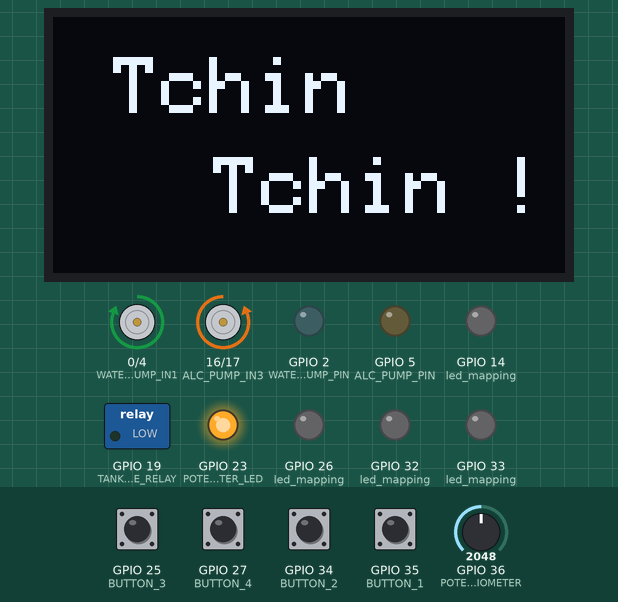
The sketch below on a simulated ESP32. Shown: 128×64 one-colour display, motor-driver pin pairs drawn as motors (green arrow = first pin HIGH = forward, orange = second pin HIGH = backward, longer = more drive), switched loads named in the sketch (green lamp = pin HIGH), output pins drawn as LEDs (lit = HIGH). The test bench sets the inputs (shaded band); at power-on: GPIO 25 (BUTTON_3), GPIO 27 (BUTTON_4), GPIO 34 (BUTTON_2), GPIO 35 (BUTTON_1) HIGH, GPIO 36 (POTENTIOMETER) = 2048. EEPROM starts erased; what the sketch prints to the serial monitor is not drawn.

Above: at 3.0 s.
3.1 s: GPIO 35 (BUTTON_1) pulled LOW for 0.15 s
At 3.28 s:
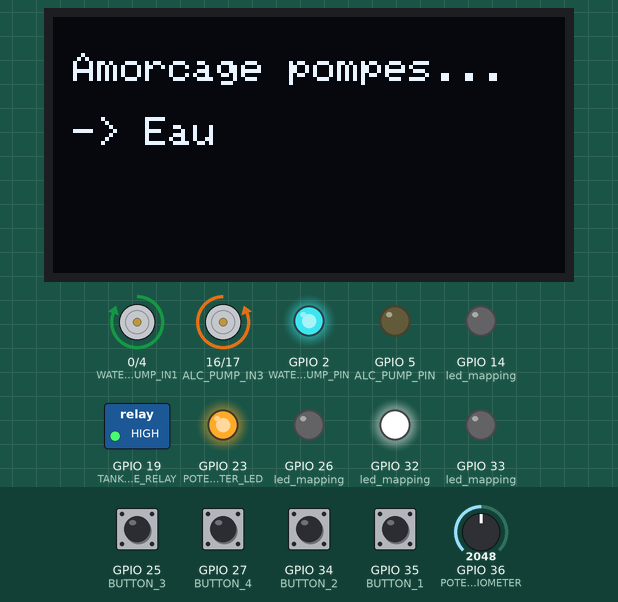
6.4 s: GPIO 25 (BUTTON_3) pulled LOW for 1 s
At 7.2 s:
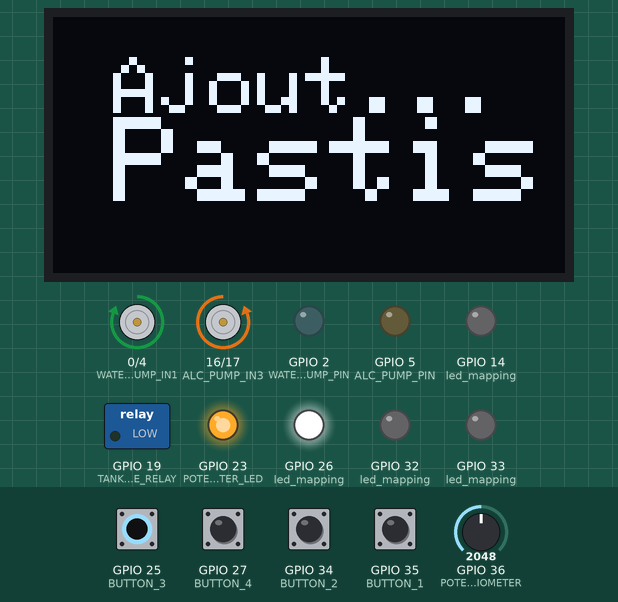
8.9 s: GPIO 27 (BUTTON_4) pulled LOW for 1 s
At 9.5 s:
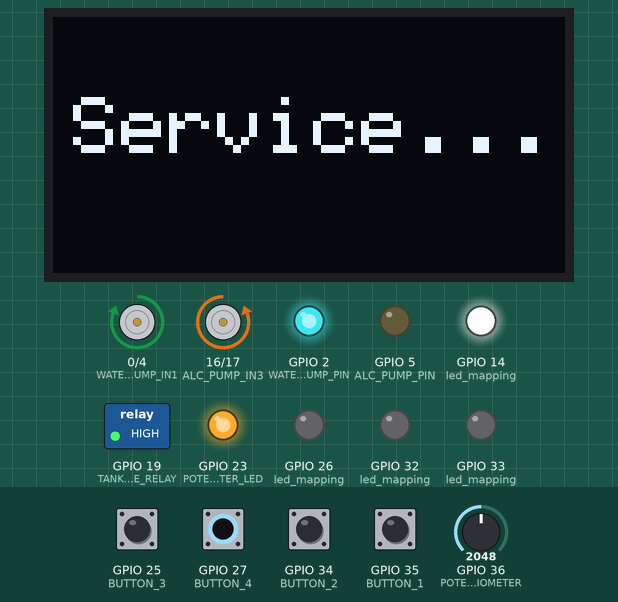
11.4 s: GPIO 34 (BUTTON_2) pulled LOW for 0.15 s
At 12.0 s:
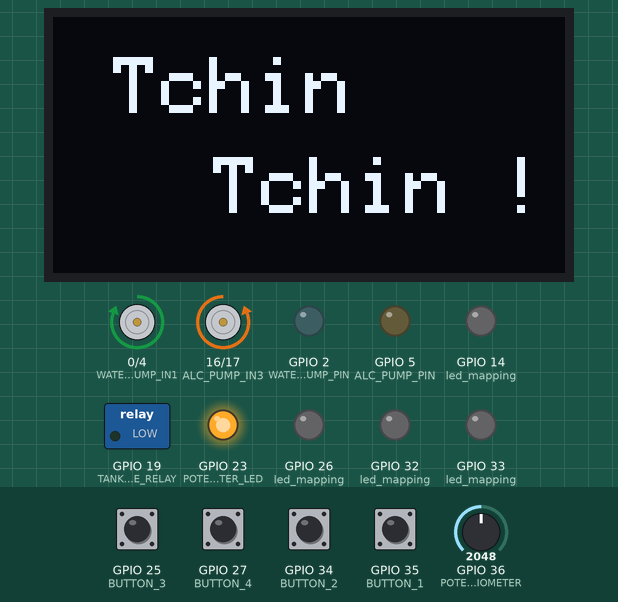
13.0 s: GPIO 36 (POTENTIOMETER) set to 1977
At 13.3 s:
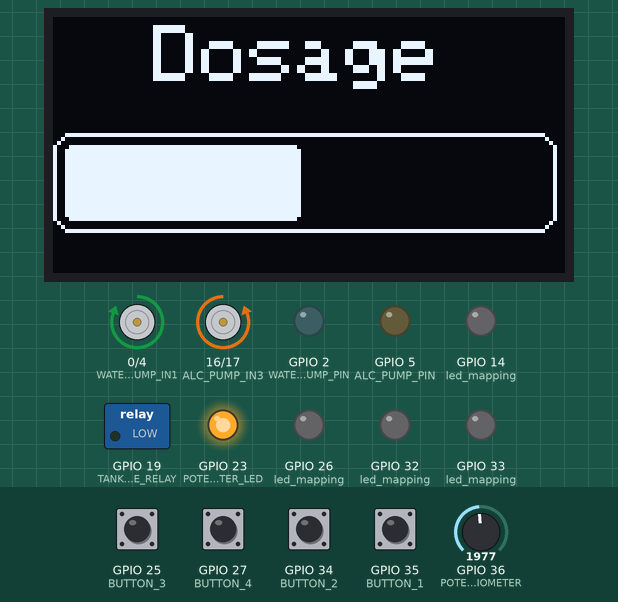
Timing chart, 0 to 15.5 s (numbered marks = the images above; inputs shaded):
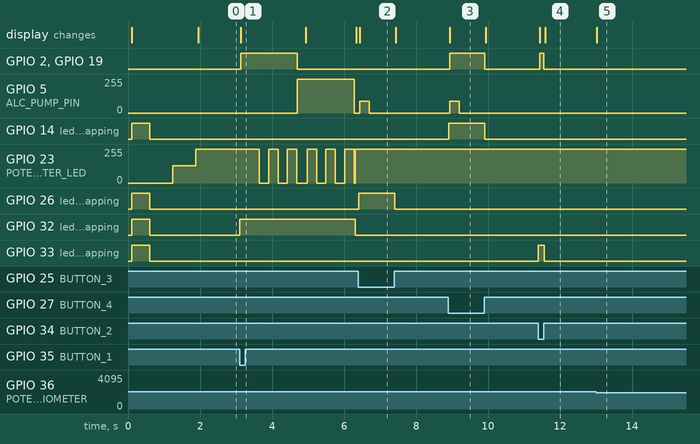

Measured:
- the behaviour switches between 2007 and 2006 on GPIO 36 (POTENTIOMETER) (found by bisection; images 4 and 5)
- after the input at 3.1 s, GPIO 2 (WATER_PUMP_PIN): LOW → HIGH at once, → LOW 1.6 s later; GPIO 5 (ALC_PUMP_PIN): 0/255 → 255/255 after 1.6 s, → 0/255 1.6 s later
- after the input at 6.4 s, GPIO 5 (ALC_PUMP_PIN): 0/255 → 87/255 at once, → 0/255 0.27 s later; GPIO 26 (led_mapping): LOW → HIGH at once, → LOW 1.0 s later; the display: changes at once (image 2)
- after the input at 8.9 s, GPIO 2 (WATER_PUMP_PIN), GPIO 19 (TANK_VALVE_RELAY): LOW → HIGH at once, → LOW 0.97 s later; GPIO 5 (ALC_PUMP_PIN): 0/255 → 87/255 at once, → 0/255 0.27 s later; GPIO 14 (led_mapping): LOW → HIGH at once, → LOW 1.0 s later; the display: changes at once (image 3)
- after the input at 11.4 s, GPIO 2 (WATER_PUMP_PIN), GPIO 19 (TANK_VALVE_RELAY): LOW → HIGH at once, → LOW 0.12 s later; GPIO 33 (led_mapping): LOW → HIGH at once, → LOW 0.16 s later; the display: first changes at once (image 4 shows a later state)
- after the input at 13.0 s, the display: changes at once (image 5)

The sketch:

drink_serve.ino
```cpp
#include <Wire.h>
#include <Preferences.h>
#include "config.h"
#include "ihm.h"
#include "BluetoothSerial.h"

// Bluetooth
#if !defined(CONFIG_BT_ENABLED) || !defined(CONFIG_BLUEDROID_ENABLED)
#error Bluetooth is not enabled! Please run `make menuconfig` to and enable it
#endif

BluetoothSerial SerialBT;
String message = "";

// Screen declaration
Adafruit_SH1106G display = Adafruit_SH1106G(SCREEN_WIDTH, SCREEN_HEIGHT, &Wire, OLED_RESET);

// Global var
int drink_intensity = 0; // % from 0 to 100
volatile int pumpSpeed = 0;

// Software PWM
unsigned long previousMillis = 0;
bool pinState = false;
bool soft_pwm_ison = false;
float dutyCycle = 0;
int hard_pwm_value = 0;

// Load preferences
Preferences preferences;

int alcPumpSpeedMinPWM;
int alcPumpSpeedMaxPWM;
int waterPumpSpeedMinPWM;
int waterPumpSpeedMaxPWM;

int onlyWaterSpeed;
int onlyAlcSpeed;

int alcoholSoftMinPWM;
int alcoholSoftMaxPWM;

int waterStartDuration;
int alcStartDuration;
int alcoholPUMPfreq;
int waterPUMPfreq;

// Button state
bool lastButtonState[NUM_BUTTONS] = {HIGH, HIGH, HIGH, HIGH};
bool buttonPressed = false;
static bool noButtonWasPressed = false;

struct Button {
    const uint8_t PIN;
    bool pressed;
};

Button buttons[] = {
    {BUTTON_1, false},
    {BUTTON_2, false},
    {BUTTON_3, false},
    {BUTTON_4, false}
};

// Interrupts functions

void IRAM_ATTR updateButtonState(Button &button) {
    ets_printf("Interrup on button n°%d state is=%d\n", button.PIN, (digitalRead(button.PIN)));
    button.pressed = !static_cast<bool>(digitalRead(button.PIN));
}

void IRAM_ATTR fnc_btn1_start_clean() {
    updateButtonState(buttons[0]);
}

void IRAM_ATTR fnc_btn2_add_water() {
    updateButtonState(buttons[1]);
}

void IRAM_ATTR fnc_btn3_add_pastis() {
    updateButtonState(buttons[2]);
}

void IRAM_ATTR fnc_btn4_serve() {
    updateButtonState(buttons[3]);
}

void set_pump_pwm(int motor_channel, int speed) {
  // Set L298N PWM pump
  // pumpPin (int) : EN A/B pin
  // speed (int) : Value from 0 to 255

  if (motor_channel == WATER_PUMP){
    if (speed > 0) {
      valve_tank(true);
    } else {
      valve_tank(false);
    }
  }

  Serial.println("Set pump PWM " + String(motor_channel) + " at : " + String(speed));
  ledcWrite(motor_channel, speed);
}

void valve_tank(bool state) {
  // Open Close Water tank valve.
  // state (bool) : True = Opened / False = Closed
  Serial.println("Set tank's valve state : " + String(state));
  if (state == true) {
    digitalWrite(TANK_VALVE_RELAY, HIGH);
  } else {
    digitalWrite(TANK_VALVE_RELAY, LOW);
  }
}

void process_actions(int btn_number) {
  // Actions process
  // Pump & Valve
  Serial.println(">>> Action :");

  switch(btn_number) {
    case 0:
      // Arrêt
      Serial.println("-> Stop");
      set_soft_pump_pwm(false, 0, 0);
      set_pump_pwm(WATER_PUMP, 0);
      set_pump_pwm(ALC_PUMP, 0);
      led_control(allOff);
      ledcWrite(LEDC_CHANNEL, 255);
      display_message(1);
      break;

    case BUTTON_1:
      // Button 1 BACK-LEFT (Start&Clean)
      Serial.println("-> Start&Clean");
      led_control(led_1);
      display_message(5);
      set_pump_pwm(WATER_PUMP, 255);
      fadeAnimation(waterStartDuration);
      set_pump_pwm(WATER_PUMP, 0);
      set_pump_pwm(ALC_PUMP, 255);
      display_message(6);
      fadeAnimation(alcStartDuration);
      set_pump_pwm(ALC_PUMP, 0);
      display_message(0);
      break;

    case BUTTON_2:
      // Button 2 BACK-RIGHT (Add water)
      Serial.println("-> Add water");
      led_control(led_2);
      display_message(2);
      set_pump_pwm(WATER_PUMP, onlyWaterSpeed);
      break;

    case BUTTON_3:
      // Button 3 FRONT-LEFT (Add pastis)
      Serial.println("-> Add pastis");
      led_control(led_3);
      display_message(3);
      set_soft_pump_pwm(true, drink_intensity, map(drink_intensity, 0, 100, alcPumpSpeedMinPWM, alcPumpSpeedMaxPWM));
      break;

    case BUTTON_4:
      // Button 4 FRONT-RIGHT (Mix pastis+eau)
      Serial.println("-> Serve");
      led_control(led_4);
      display_message(4);
      set_soft_pump_pwm(true, drink_intensity, map(drink_intensity, 0, 100, alcPumpSpeedMinPWM, alcPumpSpeedMaxPWM));
      set_pump_pwm(WATER_PUMP, map(drink_intensity, 0, 100, waterPumpSpeedMinPWM, waterPumpSpeedMaxPWM));
      break;

    default:
      Serial.println("processAction not found :" + String(btn_number));
      break;
  }
}

void setup() {
  // Init debug output
  Serial.begin(115200);
  Serial.println("Pastis-O-matic initializing...");

  // LCD OLED I2C Init
  display.begin(SCREEN_ADDRESS, true);

  display.clearDisplay();
  display.setTextSize(1);
  display.setTextColor(SH110X_WHITE);
  display.setCursor(0,0);
  display.println("Initializing...");
  display.display();

  // Preferences init & load
  preferences.begin("settings", false);

  alcPumpSpeedMinPWM = preferences.getInt("APS_MIN_PWM", ALC_PUMP_SPEED_MIN_PWM);
  alcPumpSpeedMaxPWM = preferences.getInt("APS_MAX_PWM", ALC_PUMP_SPEED_MAX_PWM);
  waterPumpSpeedMinPWM = preferences.getInt("WPS_MIN_PWM", WATER_PUMP_SPEED_MIN_PWM);
  waterPumpSpeedMaxPWM = preferences.getInt("WPS_MAX_PWM", WATER_PUMP_SPEED_MAX_PWM);

  onlyWaterSpeed = preferences.getInt("ONLY_WTR_SPEED", ONLY_WATER_SPEED);
  onlyAlcSpeed = preferences.getInt("ONLY_ALC_SPEED", ONLY_ALC_SPEED);

  waterStartDuration = preferences.getInt("W_STRT_DUR", WATER_START_DURATION);
  alcStartDuration = preferences.getInt("A_STRT_DUR", ALC_START_DURATION);

  alcoholPUMPfreq = preferences.getInt("ALC_PWM_FREQ", ALC_PUMP_PWM_FREQ);
  waterPUMPfreq = preferences.getInt("WATER_PWM_FREQ", WATER_PUMP_PWM_FREQ);

  alcoholSoftMinPWM = preferences.getInt("SFT_PW_MIN", ALC_SOFT_PWM_MIN_DUTY);
  alcoholSoftMaxPWM = preferences.getInt("SFT_PW_MAX", ALC_SOFT_PWM_MAX_DUTY);

  display.println("- Param loaded");
  display.display();

  preferences.end();

  // ESP32 Hardware init pins
  // Buttons
  pinMode(BUTTON_1, INPUT); // Physical 10K pull-up resistor
  pinMode(BUTTON_2, INPUT); // Physical 10K pull-up resistor
  pinMode(BUTTON_3, INPUT_PULLUP);
  pinMode(BUTTON_4, INPUT_PULLUP);

  // Interrupts buttons
  attachInterrupt(BUTTON_1, fnc_btn1_start_clean, CHANGE);
  attachInterrupt(BUTTON_2, fnc_btn2_add_water, CHANGE);
  attachInterrupt(BUTTON_3, fnc_btn3_add_pastis, CHANGE);
  attachInterrupt(BUTTON_4, fnc_btn4_serve, CHANGE);

  // Led ON/OFF
  for (int i = 0; i < NUM_LEDS; ++i) {
      pinMode(led_mapping[i], OUTPUT);
  }

  // Led PWM
  ledcSetup(LEDC_CHANNEL, LED_PWM_FREQ, LED_PWM_RESOLUTION);
  ledcAttachPin(POTENTIOMETER_LED, LEDC_CHANNEL);

  // Water pump PWM
  ledcSetup(WATER_PUMP, waterPUMPfreq, WATER_PUMP_PWM_RESOLUTION);
  ledcAttachPin(WATER_PUMP_PIN, WATER_PUMP);

  // Alcohol pump PWM
  ledcSetup(ALC_PUMP, alcoholPUMPfreq, ALC_PUMP_PWM_RESOLUTION);
  ledcAttachPin(ALC_PUMP_PIN, ALC_PUMP);

  pinMode(TANK_VALVE_RELAY, OUTPUT);

  pinMode(WATER_PUMP_IN1, OUTPUT);
  pinMode(WATER_PUMP_IN2, OUTPUT);
  pinMode(ALC_PUMP_IN3, OUTPUT);
  pinMode(ALC_PUMP_IN4, OUTPUT);

  // Configure L298N rotation (clockwise)
  // Pump does not allow anti-clockwise
  digitalWrite(WATER_PUMP_IN1, HIGH);
  digitalWrite(WATER_PUMP_IN2, LOW);
  digitalWrite(ALC_PUMP_IN3, LOW);
  digitalWrite(ALC_PUMP_IN4, HIGH);

  display.println("- Pin configured");
  display.display();

  start_animation();
  Serial.println("Init done!");

  // Read the state of the buttons
  bool button1State = digitalRead(BUTTON_2);
  bool button2State = digitalRead(BUTTON_4);

  // Check if both buttons are pressed
  if (button1State == LOW && button2State == LOW) {
    // Bluetooth init
    SerialBT.begin("PastisOmatic"); //Bluetooth device name
    display.println("-> Bluetooth OK");
    display.display();
    delay(1000);
  }


}

void soft_pwm() {
  unsigned long currentMillis = millis();
  if (!soft_pwm_ison) {
    return;
  }

  if (pinState == false && currentMillis - previousMillis >= (1 - dutyCycle) * 1000) {
    previousMillis = currentMillis;
    pinState = !pinState;
    set_pump_pwm(ALC_PUMP, hard_pwm_value);
  } else if (pinState == true && currentMillis - previousMillis >= dutyCycle * 1000) {
    previousMillis = currentMillis;
    pinState = !pinState;
    set_pump_pwm(ALC_PUMP, 0);
  }
}

void set_soft_pump_pwm(bool state, int soft_pwm, int hard_pwm) {
  if (state == true) {
    soft_pwm_ison = true;
    hard_pwm_value = hard_pwm;
    dutyCycle = (float)map(soft_pwm, 0, 100, alcoholSoftMinPWM, alcoholSoftMaxPWM) / 100;
    // Serial.println("soft_pwm=" + String(soft_pwm) + " hard_pwm=" + String(hard_pwm) + " dutyCycle=" + String(dutyCycle) );
  } else {
    soft_pwm_ison = false;
    dutyCycle = 0;
    hard_pwm_value = 0;
  }

}

void bluetooth_gui() {
  if (SerialBT.available()){
    char incomingChar = SerialBT.read();
    if (incomingChar != '\n'){
      message += String(incomingChar);
    } else {
      process_command(message);
      message = "";
    }
  }
  ;
}

void split_string(const String& str, String& part1, String& part2, String& part3) {
    int space1 = str.indexOf(' ');
    int space2 = str.indexOf(' ', space1 + 1);

    part1 = str.substring(0, space1);
    part2 = str.substring(space1 + 1, space2);
    part3 = str.substring(space2 + 1);
}


void process_command(String command) {
    String part1, part2, part3;
    split_string(command, part1, part2, part3);

    Serial.println("Type=" + part1);
    Serial.println("Param=" + part2);
    Serial.println("Value=" + part3);

    part1.trim();
    part2.trim();
    part3.trim();

    if (part1 == "help") {
      SerialBT.println("Available commands:");
      SerialBT.println("help - Show this help message");
      SerialBT.println("state - Show the current state of all values");
      SerialBT.println("set param xx - Set the value of a parameter");
      SerialBT.println("clear - Restore default values");
      SerialBT.println("reboot - Reboot the device");
      SerialBT.println("test alc - Test alcohol pump (with potentiometer value)");
      SerialBT.println("stop - Stop pump");
      SerialBT.println("stopbt - Stop Bluetooth");

    } else if (part1 == "state") {
      SerialBT.println("------------------------------------------------------");
      SerialBT.println("### Alcohol pump");
      SerialBT.println("1 - PWM hardware Min [25] (0-255): " + String(alcPumpSpeedMinPWM));
      SerialBT.println("2 - PWM hardware Max [150] (0-255): " + String(alcPumpSpeedMaxPWM));
      SerialBT.println("3 - PWM Frequency [10] (10-10000): " + String(alcoholPUMPfreq));
      SerialBT.println("4 - PWM software Min [5] (10-100): " + String(alcoholSoftMinPWM));
      SerialBT.println("5 - PWM software Max [50] (10-100): " + String(alcoholSoftMaxPWM));
      SerialBT.println("6 - Only func speed [45] (0-255): " + String(onlyAlcSpeed));
      SerialBT.println("------------------------------------------------------");
      SerialBT.println("### Water pump");
      SerialBT.println("7 - PWM hardware Min [255] (0-255): " + String(waterPumpSpeedMinPWM));
      SerialBT.println("8 - PWM hardware Max [255] (0-255): " + String(waterPumpSpeedMaxPWM));
      SerialBT.println("9 - PWM Frequency [5000] (10-10000): " + String(waterPUMPfreq));
      SerialBT.println("10 - Only func speed [255] (0-255): " + String(onlyWaterSpeed));
      SerialBT.println("------------------------------------------------------");
      SerialBT.println("### Start & Clean");
      SerialBT.println("11 - Water duration [2400] (1000-9000): " + String(waterStartDuration));
      SerialBT.println("12 - Alcohol duration [2800] (1000-9000): " + String(alcStartDuration));
      SerialBT.println("------------------------------------------------------");

    } else if (part1 == "clear") {
        preferences.begin("settings", false);
        preferences.clear();
        preferences.end();
        SerialBT.println("Preferences cleared !");
        delay(10);
        ESP.restart();

    } else if (part1 == "reboot") {
        SerialBT.println("Reboot...");
        delay(10);
        ESP.restart();

    } else if (part1 == "stopbt") {
        SerialBT.println("Disabling Bluetooth...");
        delay(10);
        SerialBT.end();

    } else if (part1 == "stop") {
      SerialBT.println("Stop");
      process_actions(0);

    } else if (part1 == "set" && part2 != "" && part3 != "") {
        preferences.begin("settings", false);
        if (part2 == "1") {
            alcPumpSpeedMinPWM = part3.toInt();
            preferences.putInt("APS_MIN_PWM", alcPumpSpeedMinPWM);
        } else if (part2 == "2") {
            alcPumpSpeedMaxPWM = part3.toInt();
            preferences.putInt("APS_MAX_PWM", alcPumpSpeedMaxPWM);
        } else if (part2 == "3") {
            alcoholPUMPfreq = part3.toInt();
            preferences.putInt("ALC_PWM_FREQ", alcoholPUMPfreq);
        } else if (part2 == "4") {
            alcoholSoftMinPWM = part3.toInt();
            preferences.putInt("SFT_PW_MIN", alcoholSoftMinPWM);
        } else if (part2 == "5") {
            alcoholSoftMaxPWM = part3.toInt();
            preferences.putInt("SFT_PW_MAX", alcoholSoftMaxPWM);
        } else if (part2 == "6") {
            onlyAlcSpeed = part3.toInt();
            preferences.putInt("ONLY_ALC_SPEED", onlyAlcSpeed);
        } else if (part2 == "7") {
            waterPumpSpeedMinPWM = part3.toInt();
            preferences.putInt("WPS_MIN_PWM", waterPumpSpeedMinPWM);
        } else if (part2 == "8") {
            waterPumpSpeedMaxPWM = part3.toInt();
            preferences.putInt("WPS_MAX_PWM", waterPumpSpeedMaxPWM);
        } else if (part2 == "9") {
            waterPUMPfreq = part3.toInt();
            preferences.putInt("WATER_PWM_FREQ", waterPUMPfreq);
        } else if (part2 == "10") {
            onlyWaterSpeed = part3.toInt();
            preferences.putInt("ONLY_WTR_SPEED", onlyWaterSpeed);
        } else if (part2 == "11") {
            waterStartDuration = part3.toInt();
            preferences.putInt("W_STRT_DUR", waterStartDuration);
        } else if (part2 == "12") {
            alcStartDuration = part3.toInt();
            preferences.putInt("A_STRT_DUR", alcStartDuration);
        }
        preferences.end();
        SerialBT.println("Updated OK");
    }
}

void loop() {
  // Reading potentiometer value
  int potValue = analogRead(POTENTIOMETER);
  drink_intensity = map(potValue, 0, 4095, 100, 0);
  display_intensity_bar(drink_intensity);

  // Check buttons state
  for (int i = 0; i < sizeof(buttons) / sizeof(Button); i++) {
    bool currentButtonState = buttons[i].pressed;

    if (currentButtonState != lastButtonState[i]) {
      if (currentButtonState) {
        // Button is pressed
        process_actions(buttons[i].PIN);
        Serial.println("Pressed !!");
      } else {
        // Button is released
        process_actions(0);
        Serial.println("NOT pressed");
      }
    }
    lastButtonState[i] = currentButtonState;
  }

  soft_pwm();
  bluetooth_gui();
}
```

config.h
```cpp
#ifndef CONFIG_H
#define CONFIG_H

// Screen configuration
#define SCREEN_WIDTH 128
#define SCREEN_HEIGHT 64
#define OLED_RESET -1
#define SCREEN_ADDRESS 0x3C

// IHM config
#define NUM_BUTTONS 4
#define DEBOUNCE_TIME 20

// IHM pins
#define BUTTON_1 35
#define BUTTON_2 34
#define BUTTON_3 25
#define BUTTON_4 27

#define NUM_LEDS 4
#define LED_1 32
#define LED_2 33
#define LED_3 26
#define LED_4 14

#define POTENTIOMETER 36

// L298N Pin PWM pumps
#define WATER_PUMP_PIN 2 // ENA
#define WATER_PUMP_IN1 0
#define WATER_PUMP_IN2 4

#define ALC_PUMP_PIN 5 // ENB
#define ALC_PUMP_IN3 16
#define ALC_PUMP_IN4 17

// PWM Led
#define LEDC_CHANNEL 0
#define POTENTIOMETER_LED 23
#define LED_PWM_FREQ 5000   // PWM Frequency (Hz)
#define LED_PWM_RESOLUTION 8 // PWM Resolution (bits)

// PWM Alcohol pump
#define ALC_PUMP 8
#define ALC_PUMP_PWM_FREQ 10   // PWM Frequency (Hz)
#define ALC_PUMP_PWM_RESOLUTION 8 // PWM Resolution (bits)

// PWM Water pump
#define WATER_PUMP 10
#define WATER_PUMP_PWM_FREQ 5000   // PWM Frequency (Hz)
#define WATER_PUMP_PWM_RESOLUTION 8 // PWM Resolution (bits)

// Water tank valve
#define TANK_VALVE_RELAY 19

/*
Water/Alcool PWM adjustment constants
Alcool/Water pump 24V MAX
Alimentation 22V (L298N voltage drop 2V)
MAX @100% PWM => 20V

Alcohol minimum speed => 95
Water minimum speed => 105

PWM (0-255)	Sortie (en volts)
76	    6.0 V
102	    8.0 V
127	    9.8 V
153	    12.0 V
178	    14.0 V
204	    16.0 V
229	    18.0 V
255	    20.0 V
*/

// Water pump HARDWARE PWM Min/Max
#define WATER_PUMP_SPEED_MIN_PWM 255
#define WATER_PUMP_SPEED_MAX_PWM 255

// Alcohol pump HARDWARE PWM Min/Max
#define ALC_PUMP_SPEED_MIN_PWM 25
#define ALC_PUMP_SPEED_MAX_PWM 150

// Alcohol pump SOFTWARE PWM Min/Max
#define ALC_SOFT_PWM_MIN_DUTY 5
#define ALC_SOFT_PWM_MAX_DUTY 50

// Throttle speed single use function
#define ONLY_WATER_SPEED 255
#define ONLY_ALC_SPEED 45

// Start duration
#define WATER_START_DURATION 2400
#define ALC_START_DURATION 2800

#endif // CONFIG_H
```

Source omitted: ihm.h (5278 bytes)
